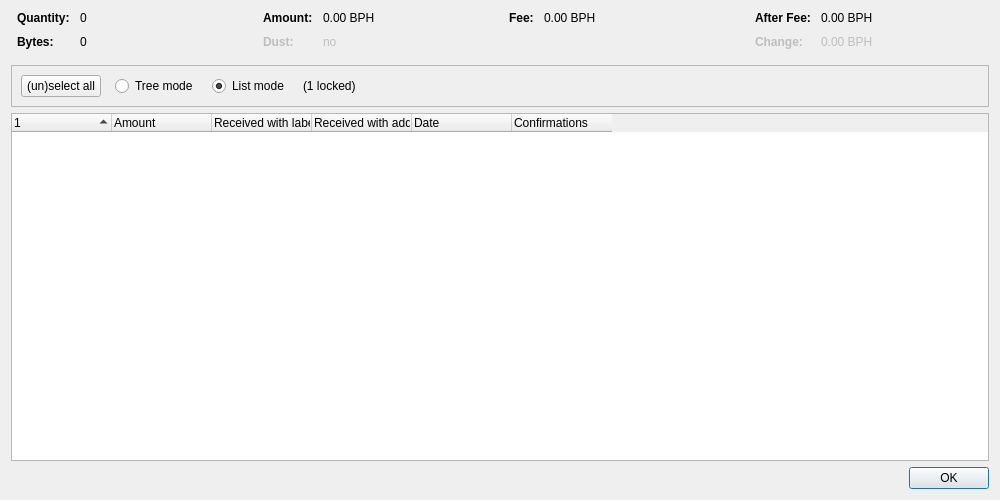
<?xml version="1.0" encoding="UTF-8"?>
<ui version="4.0">
 <class>CoinControlDialog</class>
 <widget class="QDialog" name="CoinControlDialog">
  <property name="geometry">
   <rect>
    <x>0</x>
    <y>0</y>
    <width>1000</width>
    <height>500</height>
   </rect>
  </property>
  <property name="windowTitle">
   <string>Coin Selection</string>
  </property>
  <layout class="QVBoxLayout" name="verticalLayout">
   <item>
    <layout class="QHBoxLayout" name="horizontalLayoutTop" stretch="0,0,0,0">
     <property name="topMargin">
      <number>0</number>
     </property>
     <property name="bottomMargin">
      <number>10</number>
     </property>
     <item>
      <layout class="QFormLayout" name="formLayoutCoinControl1">
       <property name="horizontalSpacing">
        <number>10</number>
       </property>
       <property name="verticalSpacing">
        <number>10</number>
       </property>
       <property name="leftMargin">
        <number>6</number>
       </property>
       <property name="rightMargin">
        <number>6</number>
       </property>
       <item row="0" column="0">
        <widget class="QLabel" name="labelCoinControlQuantityText">
         <property name="font">
          <font>
           <weight>75</weight>
           <bold>true</bold>
          </font>
         </property>
         <property name="text">
          <string>Quantity:</string>
         </property>
        </widget>
       </item>
       <item row="0" column="1">
        <widget class="QLabel" name="labelCoinControlQuantity">
         <property name="cursor">
          <cursorShape>IBeamCursor</cursorShape>
         </property>
         <property name="contextMenuPolicy">
          <enum>Qt::ActionsContextMenu</enum>
         </property>
         <property name="text">
          <string notr="true">0</string>
         </property>
         <property name="textInteractionFlags">
          <set>Qt::LinksAccessibleByMouse|Qt::TextSelectableByKeyboard|Qt::TextSelectableByMouse</set>
         </property>
        </widget>
       </item>
       <item row="1" column="0">
        <widget class="QLabel" name="labelCoinControlBytesText">
         <property name="font">
          <font>
           <weight>75</weight>
           <bold>true</bold>
          </font>
         </property>
         <property name="text">
          <string>Bytes:</string>
         </property>
        </widget>
       </item>
       <item row="1" column="1">
        <widget class="QLabel" name="labelCoinControlBytes">
         <property name="cursor">
          <cursorShape>IBeamCursor</cursorShape>
         </property>
         <property name="contextMenuPolicy">
          <enum>Qt::ActionsContextMenu</enum>
         </property>
         <property name="text">
          <string notr="true">0</string>
         </property>
         <property name="textInteractionFlags">
          <set>Qt::LinksAccessibleByMouse|Qt::TextSelectableByKeyboard|Qt::TextSelectableByMouse</set>
         </property>
        </widget>
       </item>
      </layout>
     </item>
     <item>
      <layout class="QFormLayout" name="formLayoutCoinControl2">
       <property name="horizontalSpacing">
        <number>10</number>
       </property>
       <property name="verticalSpacing">
        <number>10</number>
       </property>
       <property name="leftMargin">
        <number>6</number>
       </property>
       <property name="rightMargin">
        <number>6</number>
       </property>
       <item row="0" column="0">
        <widget class="QLabel" name="labelCoinControlAmountText">
         <property name="font">
          <font>
           <weight>75</weight>
           <bold>true</bold>
          </font>
         </property>
         <property name="text">
          <string>Amount:</string>
         </property>
        </widget>
       </item>
       <item row="0" column="1">
        <widget class="QLabel" name="labelCoinControlAmount">
         <property name="cursor">
          <cursorShape>IBeamCursor</cursorShape>
         </property>
         <property name="contextMenuPolicy">
          <enum>Qt::ActionsContextMenu</enum>
         </property>
         <property name="text">
          <string notr="true">0.00 BPH</string>
         </property>
         <property name="textInteractionFlags">
          <set>Qt::LinksAccessibleByMouse|Qt::TextSelectableByKeyboard|Qt::TextSelectableByMouse</set>
         </property>
        </widget>
       </item>
       <item row="1" column="0">
        <widget class="QLabel" name="labelCoinControlLowOutputText">
         <property name="enabled">
          <bool>false</bool>
         </property>
         <property name="font">
          <font>
           <weight>75</weight>
           <bold>true</bold>
          </font>
         </property>
         <property name="text">
          <string>Dust:</string>
         </property>
        </widget>
       </item>
       <item row="1" column="1">
        <widget class="QLabel" name="labelCoinControlLowOutput">
         <property name="enabled">
          <bool>false</bool>
         </property>
         <property name="cursor">
          <cursorShape>IBeamCursor</cursorShape>
         </property>
         <property name="contextMenuPolicy">
          <enum>Qt::ActionsContextMenu</enum>
         </property>
         <property name="text">
          <string notr="true">no</string>
         </property>
         <property name="textInteractionFlags">
          <set>Qt::LinksAccessibleByMouse|Qt::TextSelectableByKeyboard|Qt::TextSelectableByMouse</set>
         </property>
        </widget>
       </item>
      </layout>
     </item>
     <item>
      <layout class="QFormLayout" name="formLayoutCoinControl3">
       <property name="horizontalSpacing">
        <number>10</number>
       </property>
       <property name="verticalSpacing">
        <number>10</number>
       </property>
       <property name="leftMargin">
        <number>6</number>
       </property>
       <property name="rightMargin">
        <number>6</number>
       </property>
       <item row="0" column="0">
        <widget class="QLabel" name="labelCoinControlFeeText">
         <property name="font">
          <font>
           <weight>75</weight>
           <bold>true</bold>
          </font>
         </property>
         <property name="text">
          <string>Fee:</string>
         </property>
        </widget>
       </item>
       <item row="0" column="1">
        <widget class="QLabel" name="labelCoinControlFee">
         <property name="cursor">
          <cursorShape>IBeamCursor</cursorShape>
         </property>
         <property name="contextMenuPolicy">
          <enum>Qt::ActionsContextMenu</enum>
         </property>
         <property name="text">
          <string notr="true">0.00 BPH</string>
         </property>
         <property name="textInteractionFlags">
          <set>Qt::LinksAccessibleByMouse|Qt::TextSelectableByKeyboard|Qt::TextSelectableByMouse</set>
         </property>
        </widget>
       </item>
      </layout>
     </item>
     <item>
      <layout class="QFormLayout" name="formLayoutCoinControl4">
       <property name="horizontalSpacing">
        <number>10</number>
       </property>
       <property name="verticalSpacing">
        <number>10</number>
       </property>
       <property name="leftMargin">
        <number>6</number>
       </property>
       <property name="rightMargin">
        <number>6</number>
       </property>
       <item row="0" column="0">
        <widget class="QLabel" name="labelCoinControlAfterFeeText">
         <property name="font">
          <font>
           <weight>75</weight>
           <bold>true</bold>
          </font>
         </property>
         <property name="text">
          <string>After Fee:</string>
         </property>
        </widget>
       </item>
       <item row="0" column="1">
        <widget class="QLabel" name="labelCoinControlAfterFee">
         <property name="cursor">
          <cursorShape>IBeamCursor</cursorShape>
         </property>
         <property name="contextMenuPolicy">
          <enum>Qt::ActionsContextMenu</enum>
         </property>
         <property name="text">
          <string notr="true">0.00 BPH</string>
         </property>
         <property name="textInteractionFlags">
          <set>Qt::LinksAccessibleByMouse|Qt::TextSelectableByKeyboard|Qt::TextSelectableByMouse</set>
         </property>
        </widget>
       </item>
       <item row="1" column="0">
        <widget class="QLabel" name="labelCoinControlChangeText">
         <property name="enabled">
          <bool>false</bool>
         </property>
         <property name="font">
          <font>
           <weight>75</weight>
           <bold>true</bold>
          </font>
         </property>
         <property name="text">
          <string>Change:</string>
         </property>
        </widget>
       </item>
       <item row="1" column="1">
        <widget class="QLabel" name="labelCoinControlChange">
         <property name="enabled">
          <bool>false</bool>
         </property>
         <property name="cursor">
          <cursorShape>IBeamCursor</cursorShape>
         </property>
         <property name="contextMenuPolicy">
          <enum>Qt::ActionsContextMenu</enum>
         </property>
         <property name="text">
          <string notr="true">0.00 BPH</string>
         </property>
         <property name="textInteractionFlags">
          <set>Qt::LinksAccessibleByMouse|Qt::TextSelectableByKeyboard|Qt::TextSelectableByMouse</set>
         </property>
        </widget>
       </item>
      </layout>
     </item>
    </layout>
   </item>
   <item>
    <widget class="QFrame" name="frame">
     <property name="minimumSize">
      <size>
       <width>0</width>
       <height>40</height>
      </size>
     </property>
     <property name="frameShape">
      <enum>QFrame::StyledPanel</enum>
     </property>
     <property name="frameShadow">
      <enum>QFrame::Sunken</enum>
     </property>
     <layout class="QHBoxLayout" name="horizontalLayout">
      <item>
       <layout class="QHBoxLayout" name="horizontalLayoutPanel" stretch="0,0,0,0,0">
        <property name="spacing">
         <number>14</number>
        </property>
        <item>
         <widget class="QPushButton" name="pushButtonSelectAll">
          <property name="sizePolicy">
           <sizepolicy hsizetype="Maximum" vsizetype="Fixed">
            <horstretch>0</horstretch>
            <verstretch>0</verstretch>
           </sizepolicy>
          </property>
          <property name="text">
           <string>(un)select all</string>
          </property>
          <property name="autoDefault">
           <bool>false</bool>
          </property>
         </widget>
        </item>
        <item>
         <widget class="QRadioButton" name="radioTreeMode">
          <property name="sizePolicy">
           <sizepolicy hsizetype="Maximum" vsizetype="Fixed">
            <horstretch>0</horstretch>
            <verstretch>0</verstretch>
           </sizepolicy>
          </property>
          <property name="text">
           <string>Tree mode</string>
          </property>
         </widget>
        </item>
        <item>
         <widget class="QRadioButton" name="radioListMode">
          <property name="sizePolicy">
           <sizepolicy hsizetype="Maximum" vsizetype="Fixed">
            <horstretch>0</horstretch>
            <verstretch>0</verstretch>
           </sizepolicy>
          </property>
          <property name="text">
           <string>List mode</string>
          </property>
          <property name="checked">
           <bool>true</bool>
          </property>
         </widget>
        </item>
        <item>
         <widget class="QLabel" name="labelLocked">
          <property name="text">
           <string notr="true">(1 locked)</string>
          </property>
         </widget>
        </item>
        <item>
         <spacer name="horizontalSpacer">
          <property name="orientation">
           <enum>Qt::Horizontal</enum>
          </property>
          <property name="sizeHint" stdset="0">
           <size>
            <width>40</width>
            <height>20</height>
           </size>
          </property>
         </spacer>
        </item>
       </layout>
      </item>
     </layout>
    </widget>
   </item>
   <item>
    <widget class="CoinControlTreeWidget" name="treeWidget">
     <property name="contextMenuPolicy">
      <enum>Qt::CustomContextMenu</enum>
     </property>
     <property name="sortingEnabled">
      <bool>false</bool>
     </property>
     <property name="columnCount">
      <number>6</number>
     </property>
     <attribute name="headerShowSortIndicator" stdset="0">
      <bool>true</bool>
     </attribute>
     <attribute name="headerStretchLastSection">
      <bool>false</bool>
     </attribute>
     <column>
      <property name="text">
       <string/>
      </property>
     </column>
     <column>
      <property name="text">
       <string>Amount</string>
      </property>
     </column>
     <column>
      <property name="text">
       <string>Received with label</string>
      </property>
     </column>
     <column>
      <property name="text">
       <string>Received with address</string>
      </property>
     </column>
     <column>
      <property name="text">
       <string>Date</string>
      </property>
     </column>
     <column>
      <property name="text">
       <string>Confirmations</string>
      </property>
      <property name="toolTip">
       <string>Confirmed</string>
      </property>
     </column>
     <column>
      <property name="text">
       <string/>
      </property>
     </column>
     <column>
      <property name="text">
       <string/>
      </property>
     </column>
     <column>
      <property name="text">
       <string/>
      </property>
     </column>
     <column>
      <property name="text">
       <string/>
      </property>
     </column>
    </widget>
   </item>
   <item>
    <widget class="QDialogButtonBox" name="buttonBox">
     <property name="orientation">
      <enum>Qt::Horizontal</enum>
     </property>
     <property name="standardButtons">
      <set>QDialogButtonBox::Ok</set>
     </property>
    </widget>
   </item>
  </layout>
 </widget>
 <customwidgets>
  <customwidget>
   <class>CoinControlTreeWidget</class>
   <extends>QTreeWidget</extends>
   <header>qt/coincontroltreewidget.h</header>
  </customwidget>
 </customwidgets>
 <resources/>
 <connections/>
</ui>
